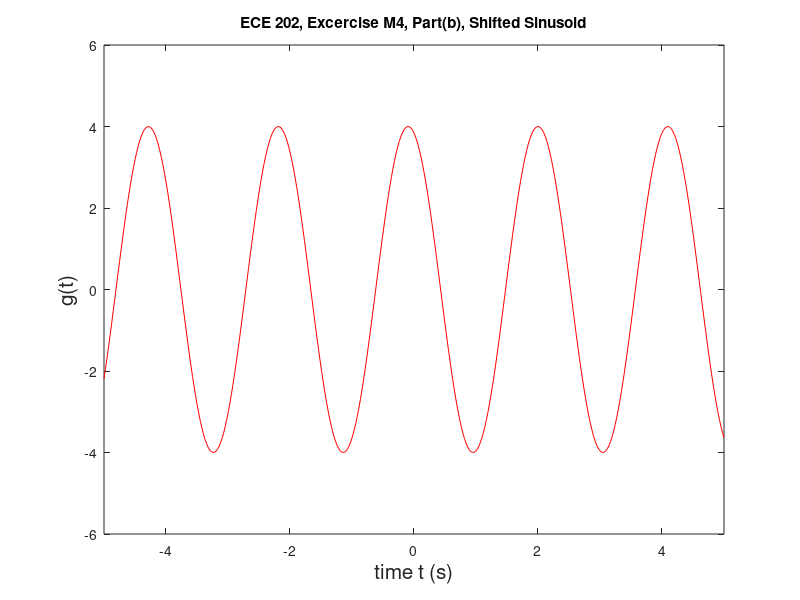

Write MATLAB code to recreate this figure.
%Ethan LaFleur
%9/18/19
%ECE 202 Excercise M4 Part B
%Short description: In this excercise we plot a shifted sinusoid function

clear
clc

t = linspace(-5, 5, 400); %Creates 400 points from t=-5 to t=5
g = 4*cos(3*(t-2)); %Defines the function g(t)
plot(t, g, 'r') %Plots g(t)
axis([-inf inf -6 6]) %Sets limits of both axis
title('ECE 202, Excercise M4, Part(b), Shifted Sinusoid') %Titles figure
xlabel('time t (s)', 'FontSize', 15) %Sets label for x axis
ylabel('g(t)', 'FontSize', 15) %Sets label for y axis